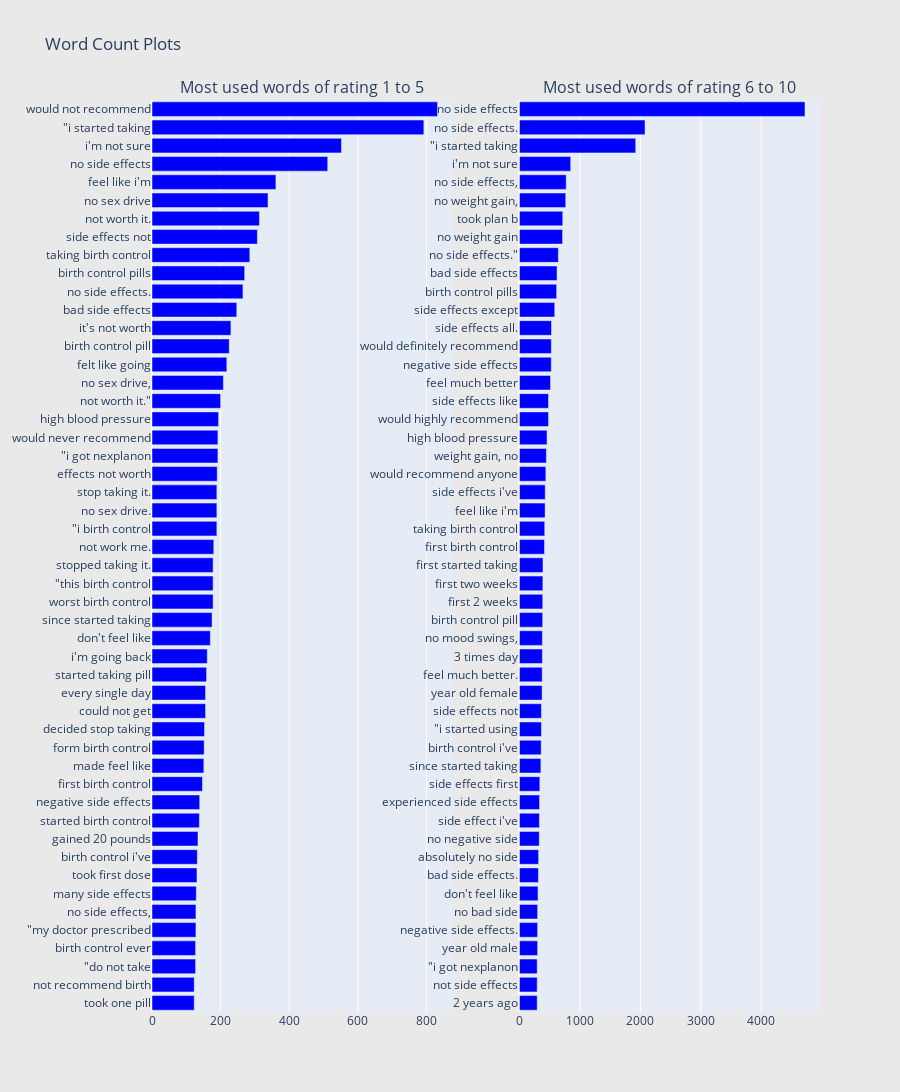

The cell this chart's notebook holds for it:
### Markdown cell above
##### It's still not enough to establish a difference between a good and a bad review. Let's try 3 N-grams

### Code cell
#get the bar chart from rating 1 to 5

freq_dict = defaultdict(int)
for sent in df_all_1_5['review']:
    for word in generate_ngrams(sent, 3):
        freq_dict[word] += 1
        
fd_sorted_1_5 = pd.DataFrame(sorted(freq_dict.items(), key=lambda x: x[1])[::-1])
#the same as: pd.DataFrame(freq_dict.items, columns=['word','freq']).sort_values('freq', ascending=False)
fd_sorted_1_5.columns = ['word', 'wordcount']
trace0 = horizontal_bar_chart(fd_sorted_1_5.head(50), 'blue')

#get the bar chart from rating 6 to 10

freq_dict = defaultdict(int)
for sent in df_all_6_10['review']:
    for word in generate_ngrams(sent, 3):
        freq_dict[word] += 1
        
fd_sorted_6_10 = pd.DataFrame(sorted(freq_dict.items(), key=lambda x: x[1])[::-1])
#the same as: pd.DataFrame(freq_dict.items, columns=['word','freq']).sort_values('freq', ascending=False)
fd_sorted_6_10.columns = ['word', 'wordcount']
trace1 = horizontal_bar_chart(fd_sorted_6_10.head(50), 'blue')

#create two subplots
fig = tools.make_subplots(rows=1, cols=2, vertical_spacing=0.04,
                         subplot_titles= ['Most used words of rating 1 to 5',
                                         'Most used words of rating 6 to 10'])
fig.append_trace(trace0, 1, 1)
fig.append_trace(trace1, 1, 2)
fig['layout'].update(height=1200, width=900, paper_bgcolor='rgb(233,233,233)', title="Word Count Plots")
py.iplot(fig, filename='word-plots')

### Figure 1 — Plotly figure (JSON) as saved in the notebook; plotly's stock layout.template omitted (floating-point values rounded to 4 significant figures)
{"data": [{"marker": {"color": "blue"}, "orientation": "h", "showlegend": false, "type": "bar", "x": [123, 123, 127, 127, 128, 128, 129, 131, 132, 134, 138, 139, 147, 151, 152, 153, 156, 156, 159, 161, 170, 175, 178, 178, 178, 180, 189, 189, 189, 190, 192, 192, 194, 200, 208, 218, 225, 230, 247, 265, 270, 285, 307, 313, 338, 361, 512, 552, 792, 832], "xaxis": "x", "y": ["took one pill", "not recommend birth", "\"do not take", "birth control ever", "\"my doctor prescribed", "no side effects,", "many side effects", "took first dose", "birth control i&#039;ve", "gained 20 pounds", "started birth control", "negative side effects", "first birth control", "made feel like", "form birth control", "decided stop taking", "could not get", "every single day", "started taking pill", "i&#039;m going back", "don&#039;t feel like", "since started taking", "worst birth control", "\"this birth control", "stopped taking it.", "not work me.", "\"i birth control", "no sex drive.", "stop taking it.", "effects not worth", "\"i got nexplanon", "would never recommend", "high blood pressure", "not worth it.\"", "no sex drive,", "felt like going", "birth control pill", "it&#039;s not worth", "bad side effects", "no side effects.", "birth control pills", "taking birth control", "side effects not", "not worth it.", "no sex drive", "feel like i&#039;m", "no side effects", "i&#039;m not sure", "\"i started taking", "would not recommend"], "yaxis": "y"}, {"marker": {"color": "blue"}, "orientation": "h", "showlegend": false, "type": "bar", "x": [294, 294, 294, 301, 301, 301, 308, 315, 318, 328, 331, 333, 338, 355, 360, 364, 364, 375, 377, 380, 380, 385, 386, 388, 390, 415, 419, 425, 427, 437, 446, 457, 481, 481, 514, 527, 528, 531, 584, 616, 622, 644, 714, 717, 766, 774, 848, 1923, 2077, 4722], "xaxis": "x2", "y": ["2 years ago", "not side effects", "\"i got nexplanon", "year old male", "negative side effects.", "no bad side", "don&#039;t feel like", "bad side effects.", "absolutely no side", "no negative side", "side effect i&#039;ve", "experienced side effects", "side effects first", "since started taking", "birth control i&#039;ve", "\"i started using", "side effects not", "year old female", "feel much better.", "3 times day", "no mood swings,", "birth control pill", "first 2 weeks", "first two weeks", "first started taking", "first birth control", "taking birth control", "feel like i&#039;m", "side effects i&#039;ve", "would recommend anyone", "weight gain, no", "high blood pressure", "would highly recommend", "side effects like", "feel much better", "negative side effects", "would definitely recommend", "side effects all.", "side effects except", "birth control pills", "bad side effects", "no side effects.\"", "no weight gain", "took plan b", "no weight gain,", "no side effects,", "i&#039;m not sure", "\"i started taking", "no side effects.", "no side effects"], "yaxis": "y2"}], "layout": {"annotations": [{"font": {"size": 16}, "showarrow": false, "text": "Most used words of rating 1 to 5", "x": 0.225, "xanchor": "center", "xref": "paper", "y": 1, "yanchor": "bottom", "yref": "paper"}, {"font": {"size": 16}, "showarrow": false, "text": "Most used words of rating 6 to 10", "x": 0.775, "xanchor": "center", "xref": "paper", "y": 1, "yanchor": "bottom", "yref": "paper"}], "height": 1200, "paper_bgcolor": "rgb(233,233,233)", "title": {"text": "Word Count Plots"}, "width": 900, "xaxis": {"anchor": "y", "domain": [0, 0.45]}, "xaxis2": {"anchor": "y2", "domain": [0.55, 1]}, "yaxis": {"anchor": "x", "domain": [0, 1]}, "yaxis2": {"anchor": "x2", "domain": [0, 1]}}}
